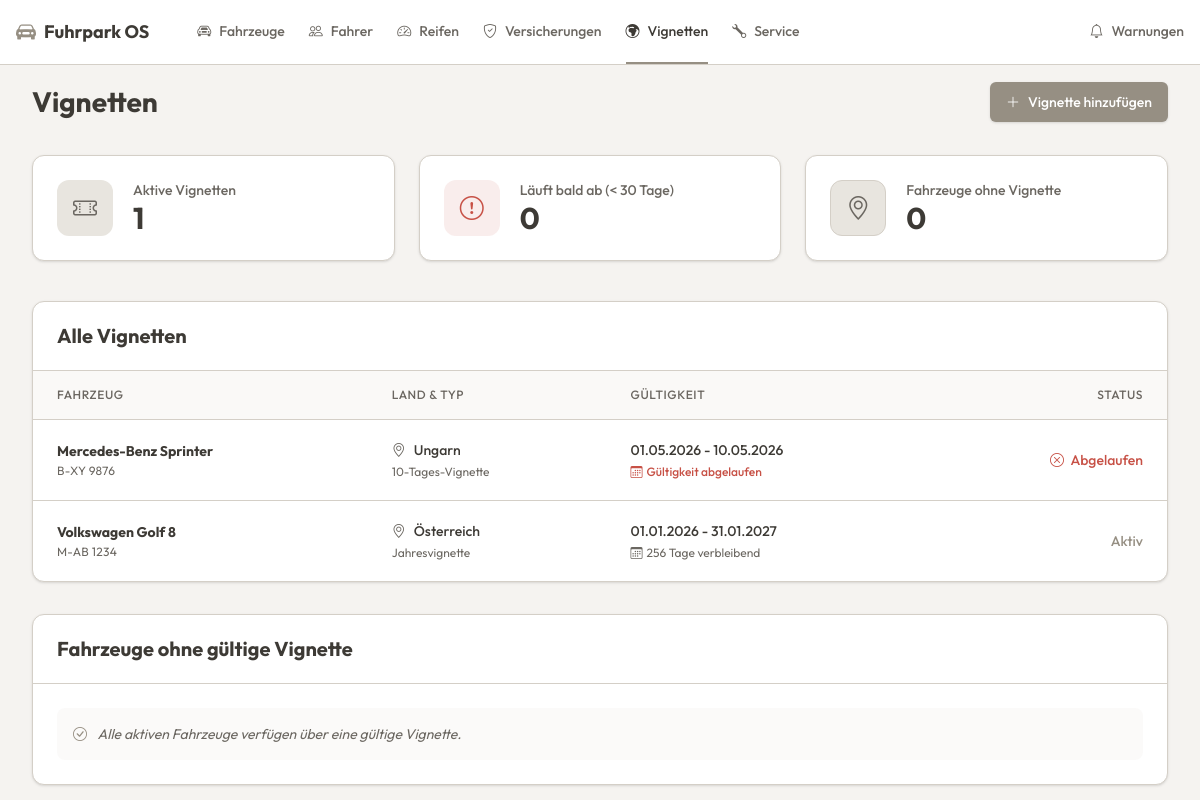
The page /views/vehicles/vignette_list.php on the database its author committed.
### tables this page shows
CREATE TABLE vignette (
        id INTEGER PRIMARY KEY AUTOINCREMENT,
        fahrzeug_id INTEGER NOT NULL,
        land TEXT NOT NULL,
        vignetten_typ TEXT NOT NULL,
        gueltig_von TEXT NOT NULL,
        gueltig_bis TEXT NOT NULL,
        FOREIGN KEY (fahrzeug_id) REFERENCES fahrzeuge(id)
    );

CREATE TABLE fahrzeuge (
        id INTEGER PRIMARY KEY AUTOINCREMENT,
        kennzeichen TEXT NOT NULL,
        fahrzeug_typ TEXT NOT NULL,
        marke TEXT NOT NULL,
        modell TEXT NOT NULL,
        vin TEXT NOT NULL,
        status TEXT DEFAULT 'Aktiv',
        fahrer_id INTEGER DEFAULT NULL,
        naechster_tuev TEXT NOT NULL,
        naechster_service TEXT NOT NULL
    );

### views/vehicles/vignette_list.php (the view, shortened to what this page needs)
<?php
require '../../config/db.php';
$today = time();
$sqlVig = "SELECT v.*, f.kennzeichen, f.marke, f.modell
           FROM vignette v
           JOIN fahrzeuge f ON v.fahrzeug_id = f.id
           ORDER BY v.gueltig_bis ASC";
$vignetten = $pdo->query($sqlVig)->fetchAll(PDO::FETCH_ASSOC);
$sqlNoVig = "SELECT id, marke, modell, kennzeichen
             FROM fahrzeuge
             WHERE status = 'Aktiv' AND id NOT IN (
                 SELECT fahrzeug_id FROM vignette WHERE gueltig_bis >= date('now')
             )";
$noVigVehicles = $pdo->query($sqlNoVig)->fetchAll(PDO::FETCH_ASSOC);
$activeCount = 0;
$expiringCount = 0;
$noVigCount = count($noVigVehicles);
foreach ($vignetten as $vig) {
    $bisTs = strtotime($vig['gueltig_bis']);
    if ($bisTs >= $today) {
        $activeCount++;
    }
}
?>
<!DOCTYPE html>
<html lang="de">
<head>
    <link href="https://cdn.jsdelivr.net/npm/bootstrap-icons@1.10.5/font/bootstrap-icons.css" rel="stylesheet">
    <script src="https://unpkg.com/@tailwindcss/browser@4"></script>
</head>
<body>
<?php include '../../components/navbar.php'; ?>
<main class="max-w-[1300px] mx-auto px-4 sm:px-6 lg:px-8 py-4">
    <div class="flex flex-col sm:flex-row justify-between items-start sm:items-center mb-8 gap-4">
        <h1 class="text-[28px] font-bold text-foreground">Vignetten</h1>
        <a href="select_vehicle.php?action=vignette" class="w-full sm:w-auto flex items-center justify-center gap-2 bg-primary text-primary-foreground hover:opacity-90 px-4 py-2.5 text-sm font-medium rounded-md shadow-sm transition-opacity">
            <i class="bi bi-plus-lg"></i> Vignette hinzufügen
        </a>
    </div>
    <div class="grid grid-cols-1 md:grid-cols-3 gap-6 mb-10">
        <div class="bg-card rounded-xl p-6 shadow-sm border border-border flex items-center gap-5">
            <div class="w-14 h-14 rounded-xl bg-muted flex items-center justify-center text-muted-foreground text-2xl">
                <i class="bi bi-ticket-perforated"></i>
            </div>
            <div>
                <div class="text-sm text-muted-foreground font-medium">Aktive Vignetten</div>
                <div class="text-3xl font-bold text-foreground"><?= $activeCount ?></div>
            </div>
        </div>
        <div class="bg-card rounded-xl p-6 shadow-sm border border-border flex items-center gap-5">
            <div class="w-14 h-14 rounded-xl bg-destructive/10 flex items-center justify-center text-destructive text-2xl">
                <i class="bi bi-exclamation-circle"></i>
            </div>
            <div>
                <div class="text-sm text-muted-foreground font-medium">Läuft bald ab (< 30 Tage)</div>
                <div class="text-3xl font-bold text-foreground"><?= $expiringCount ?></div>
            </div>
        </div>
        <div class="bg-card rounded-xl p-6 shadow-sm border border-border flex items-center gap-5">
            <div class="w-14 h-14 rounded-xl bg-[#E8E5DF] flex items-center justify-center text-[#6b6761] text-2xl border border-[#d4cfc7]">
                <i class="bi bi-geo-alt"></i>
            </div>
            <div>
                <div class="text-sm text-muted-foreground font-medium">Fahrzeuge ohne Vignette</div>
                <div class="text-3xl font-bold text-foreground"><?= $noVigCount ?></div>
            </div>
        </div>
    </div>
    <div class="bg-card border border-border rounded-xl shadow-sm overflow-hidden mb-8">
        <div class="px-6 py-5 border-b border-border">
            <h2 class="text-xl font-bold text-foreground">Alle Vignetten</h2>
        </div>
        <div class="overflow-x-auto">
            <table class="w-full text-sm text-left whitespace-nowrap">
                <thead class="text-xs text-muted-foreground uppercase bg-background/50 border-b border-border tracking-wider">
                <tr>
                    <th class="px-6 py-4 font-medium">Fahrzeug</th>
                    <th class="px-6 py-4 font-medium">Land & Typ</th>
                    <th class="px-6 py-4 font-medium">Gültigkeit</th>
                    <th class="px-6 py-4 font-medium text-right">Status</th>
                </tr>
                </thead>
                <tbody class="divide-y divide-border">
                <?php foreach ($vignetten as $vig):
                    $bisTs = strtotime($vig['gueltig_bis']);
                    $isExpired = $bisTs < $today;
                    $daysDiff = ceil(($bisTs - $today) / 86400);
                    $statusColor = 'text-primary';
                    $statusIcon = '';
                    $statusText = 'Aktiv';
                    $dateColor = 'text-muted-foreground';
                    if ($isExpired) {
                        $statusColor = 'text-destructive font-bold';
                        $statusIcon = 'bi-x-circle';
                        $statusText = 'Abgelaufen';
                        $dateColor = 'text-destructive font-medium';
                    } elseif ($daysDiff <= 30) {
                        $statusColor = 'text-[#c75146]';
                        $statusIcon = 'bi-exclamation-triangle';
                        $statusText = 'Achtung';
                        $dateColor = 'text-[#c75146] font-medium';
                    }
                    ?>
                    <tr class="hover:bg-muted/30 transition-colors">
                        <td class="px-6 py-5">
                            <a href="../vehicles/vehicle_details.php?id=<?= $vig['fahrzeug_id'] ?>" class="font-bold text-foreground hover:text-primary transition-colors block">
                                <?= htmlspecialchars($vig['marke']) ?> <?= htmlspecialchars($vig['modell']) ?>
                            </a>
                            <div class="text-xs text-muted-foreground uppercase mt-0.5 tracking-wide">
                                <?= htmlspecialchars($vig['kennzeichen']) ?>
                            </div>
                        </td>
                        <td class="px-6 py-5">
                            <div class="text-foreground flex items-center gap-2 font-medium">
                                <i class="bi bi-geo-alt text-muted-foreground"></i>
                                <?= htmlspecialchars($vig['land']) ?>
                            </div>
                            <div class="text-xs text-muted-foreground mt-1">
                                <?= htmlspecialchars($vig['vignetten_typ']) ?>
                            </div>
                        </td>
                        <td class="px-6 py-5">
                            <div class="text-foreground font-medium">
                                <?= date('d.m.Y', strtotime($vig['gueltig_von'])) ?> - <?= date('d.m.Y', $bisTs) ?>
                            </div>
                            <div class="text-xs mt-1 flex items-center gap-1 <?= $dateColor ?>">
                                <i class="bi bi-calendar3"></i>
                                <?= $isExpired ? 'Gültigkeit abgelaufen' : $daysDiff . ' Tage verbleibend' ?>
                            </div>
                        </td>
                        <td class="px-6 py-5 text-right font-medium <?= $statusColor ?>">
                            <?php if ($statusIcon): ?><i class="bi <?= $statusIcon ?> mr-1"></i><?php endif; ?>
                            <?= $statusText ?>
                        </td>
                    </tr>
                <?php endforeach; ?>
                </tbody>
            </table>
        </div>
    </div>
    <div class="bg-card border border-border rounded-xl shadow-sm overflow-hidden">
        <div class="px-6 py-5 border-b border-border">
            <h2 class="text-xl font-bold text-foreground">Fahrzeuge ohne gültige Vignette</h2>
        </div>
        <div class="p-6 space-y-3">
            <?php if (empty($noVigVehicles)): ?>
                <div class="text-sm text-muted-foreground italic bg-muted/20 p-4 rounded-lg">
                    <i class="bi bi-check-circle text-primary mr-2"></i> Alle aktiven Fahrzeuge verfügen über eine gültige Vignette.
                </div>
            <?php endif; ?>
        </div>
    </div>
</main>
</body>
</html>

### rows shown on the page
vignette: fahrzeug.marke "Mercedes-Benz", fahrzeug.modell "Sprinter", fahrzeug.kennzeichen "B-XY 9876", land "Ungarn", vignetten_typ "10-Tages-Vignette", gueltig_von "01.05.2026", gueltig_bis "10.05.2026", shows "Gültigkeit abgelaufen", gueltig_bis "Abgelaufen"
vignette: fahrzeug.marke "Volkswagen", fahrzeug.modell "Golf 8", fahrzeug.kennzeichen "M-AB 1234", land "Österreich", vignetten_typ "Jahresvignette", gueltig_von "01.01.2026", gueltig_bis "31.01.2027", statusText "Aktiv"

### other values the page prints
$item[0] "Fahrzeuge"
$item[0] "Fahrer"
$item[0] "Reifen"
$item[0] "Versicherungen"
$item[0] "Vignetten"
$item[0] "Service"
$activeCount "1"
$expiringCount "0"
$noVigCount "0"
